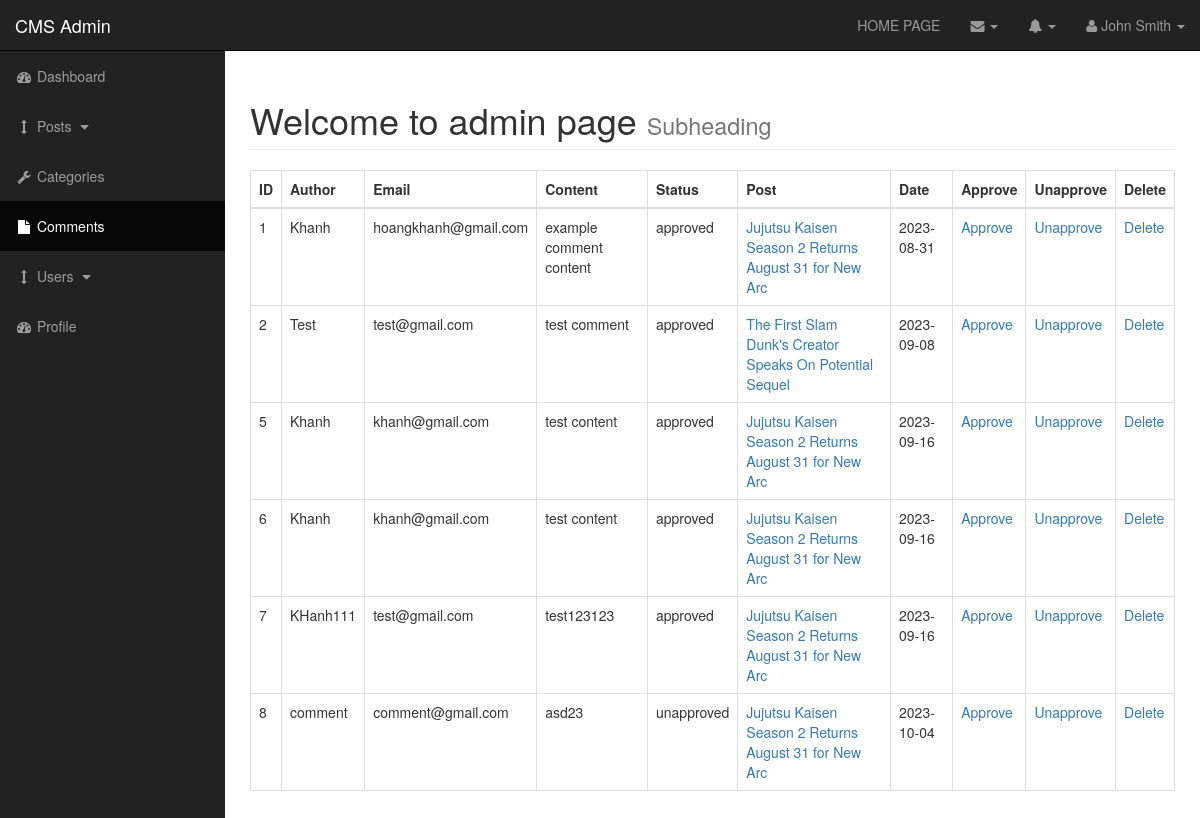
The app's page /admin/comments.php (signed in) with its own data.
### tables this page shows
CREATE TABLE `comments` (
  `comment_id` int(3) NOT NULL,
  `comment_post_id` int(3) NOT NULL,
  `comment_author` varchar(255) NOT NULL,
  `comment_email` varchar(255) NOT NULL,
  `comment_content` text NOT NULL,
  `comment_status` varchar(25) NOT NULL,
  `comment_date` date NOT NULL
);

CREATE TABLE `posts` (
  `post_id` int(3) NOT NULL,
  `post_category_id` int(3) NOT NULL,
  `post_title` varchar(255) NOT NULL,
  `post_author` varchar(255) NOT NULL,
  `post_date` date NOT NULL,
  `post_image` text NOT NULL,
  `post_content` text NOT NULL,
  `post_tags` varchar(255) NOT NULL,
  `post_comment_count` int(11) NOT NULL,
  `post_status` varchar(255) NOT NULL DEFAULT 'draft'
);

### admin/includes/functions.php (called while the page is built, shortened)
<?php
function Get_Post_Title_By_ID($post_id)
{
    global $connection;
    $query = "SELECT * FROM posts WHERE post_id = $post_id";
    $query_result = mysqli_query($connection, $query);
    while ($row = mysqli_fetch_assoc($query_result)) {
        $post_title = $row['post_title'];
    }
    return $post_title;
}

### admin/includes/view_all_comments.php (the view, shortened to what this page needs)
<table class="w-auto table table-bordered table-hover">
    <thead>
        <tr>
            <th>ID</th>
            <th>Author</th>
            <th>Email</th>
            <th>Content</th>
            <th>Status</th>
            <th>Post</th>
            <th>Date</th>
            <th>Approve</th>
            <th>Unapprove</th>
            <th>Delete</th>
        </tr>
    </thead>
    <tbody>
        <?php
        $query = "SELECT * FROM comments";
        $query_result = mysqli_query($connection, $query);
        while ($row = mysqli_fetch_assoc($query_result)) {
            $comment_id = $row['comment_id'];
            $comment_post_id = $row['comment_post_id'];
            $comment_author = $row['comment_author'];
            $comment_email = $row['comment_email'];
            $comment_content = $row['comment_content'];
            $comment_status = $row['comment_status'];
            $comment_date = $row['comment_date'];
            $post_title = Get_Post_Title_By_ID($comment_post_id);
        ?>
            <tr>
                <td><?php echo $comment_id ?></td>
                <td><?php echo $comment_author ?></td>
                <td><?php echo $comment_email ?></td>
                <td><?php echo $comment_content ?></td>
                <td><?php echo $comment_status ?></td>
                <td><a href="../post.php?p_id=<?php echo $comment_post_id ?>"><?php echo $post_title ?></a></td>
                <td><?php echo $comment_date ?></td>
                <td><a href="comments.php?approve=<?php echo $comment_id ?>">Approve</a></td>
                <td><a href="comments.php?unapprove=<?php echo $comment_id ?>">Unapprove</a></td>
                <td>
                    <div>
                        <a href="comments.php?delete=<?php echo $comment_id ?>">Delete</a>
                    </div>
                </td>
            </tr>
        <?php
        }
        ?>
    </tbody>
</table>

### admin/css/sb-admin.css (style rules this page uses)
body { margin-top: 100px; background-color: #222; }
@media (min-width:768px) { body { margin-top: 50px; } }

### records on screen
comments: comment_id "1", comment_author "Khanh", comment_email "hoangkhanh@gmail.com", comment_content "example comment content", comment_status "approved", comment_post.post_title "Jujutsu Kaisen Season 2 Returns August 31 for New Arc", comment_date "2023-08-31"
comments: comment_id "2", comment_author "Test", comment_email "test@gmail.com", comment_content "test comment", comment_status "approved", comment_post.post_title "The First Slam Dunk's Creator Speaks On Potential Sequel", comment_date "2023-09-08"
comments: comment_id "5", comment_author "Khanh", comment_email "khanh@gmail.com", comment_content "test content", comment_status "approved", comment_post.post_title "Jujutsu Kaisen Season 2 Returns August 31 for New Arc", comment_date "2023-09-16"
comments: comment_id "6", comment_author "Khanh", comment_email "khanh@gmail.com", comment_content "test content", comment_status "approved", comment_post.post_title "Jujutsu Kaisen Season 2 Returns August 31 for New Arc", comment_date "2023-09-16"
comments: comment_id "7", comment_author "KHanh111", comment_email "test@gmail.com", comment_content "test123123", comment_status "approved", comment_post.post_title "Jujutsu Kaisen Season 2 Returns August 31 for New Arc", comment_date "2023-09-16"
comments: comment_id "8", comment_author "comment", comment_email "comment@gmail.com", comment_content "asd23", comment_status "unapproved", comment_post.post_title "Jujutsu Kaisen Season 2 Returns August 31 for New Arc", comment_date "2023-10-04"
